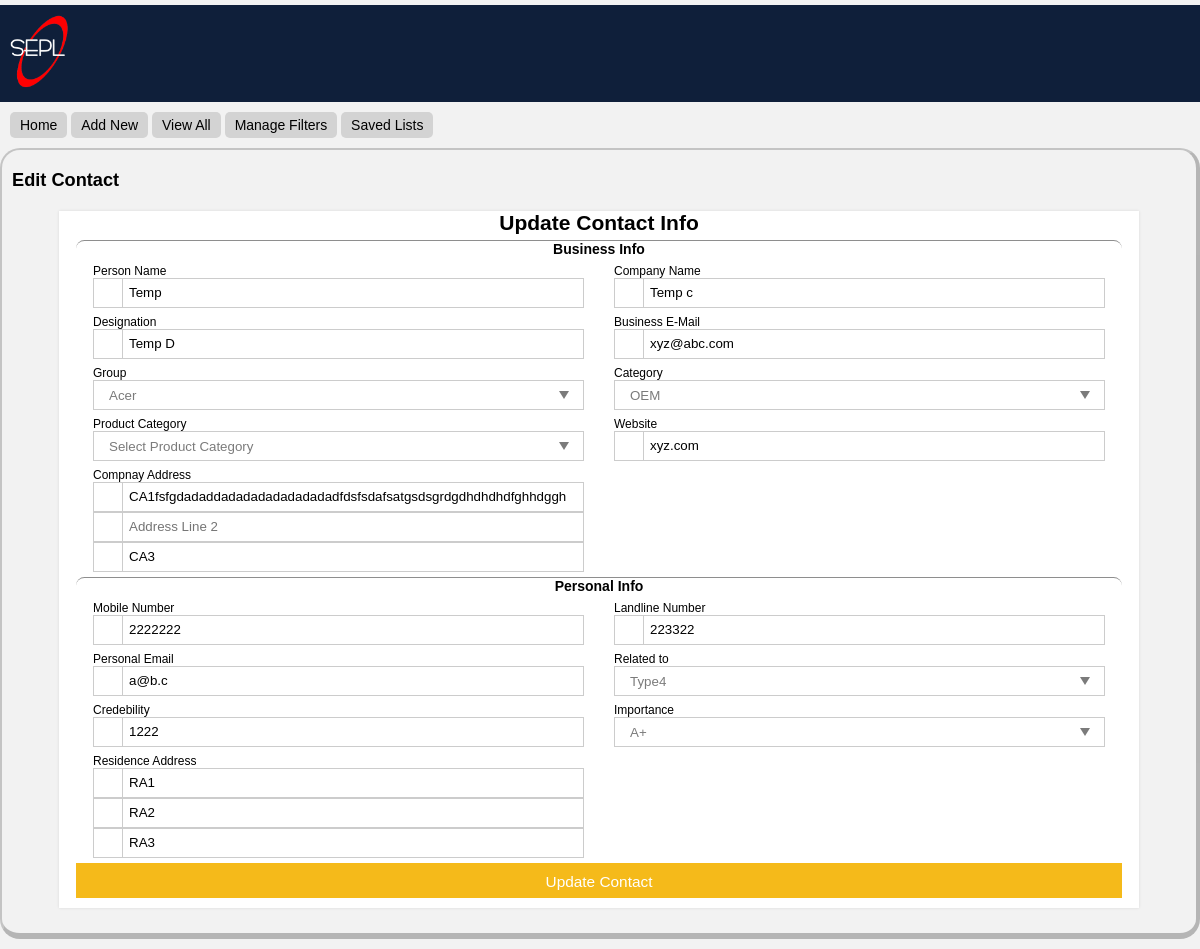
The page /visiting-card/editcontact?i=32&h=eTViX34v9BgsxKnSK25QCz5hKn1ceo on the database its author committed.
### tables this page shows
CREATE TABLE `contact` (
  `id` int(11) NOT NULL,
  `hash` varchar(255) NOT NULL,
  `person_name` varchar(255) NOT NULL DEFAULT '',
  `company_name` varchar(255) NOT NULL DEFAULT '',
  `designation` varchar(255) NOT NULL DEFAULT '',
  `company_address_1` varchar(255) NOT NULL DEFAULT '',
  `company_address_2` varchar(255) NOT NULL DEFAULT '',
  `company_address_3` varchar(255) NOT NULL DEFAULT '',
  `business_email` varchar(255) NOT NULL DEFAULT '',
  `personal_email` varchar(255) NOT NULL DEFAULT '',
  `mobile_no` varchar(100) NOT NULL DEFAULT '',
  `landline_no` varchar(100) NOT NULL DEFAULT '',
  `website` varchar(255) NOT NULL DEFAULT '',
  `residence_address_1` varchar(1000) NOT NULL DEFAULT '',
  `residence_address_2` varchar(255) NOT NULL DEFAULT '',
  `residence_address_3` varchar(255) NOT NULL DEFAULT '',
  `related_to` varchar(255) NOT NULL DEFAULT '',
  `product_type` varchar(255) NOT NULL DEFAULT '',
  `importance` varchar(255) NOT NULL DEFAULT '',
  `group_type` varchar(255) NOT NULL DEFAULT '',
  `category` varchar(255) NOT NULL DEFAULT '',
  `cr_limit` varchar(255) NOT NULL DEFAULT '',
  `created_on` datetime DEFAULT NULL
);

### editcontact.php (the view, shortened to what this page needs)
<?php
    include "include/config.php";
    if(isset($_GET['h']) && $_GET['h'] != "" && isset($_GET['i']) && $_GET['i'] != "")
    {
      $cid = $_GET['i'];
      $chash = $_GET['h'];
      $sqlgetcontact = "select * from contact where id = ".$cid." AND hash = '".$chash."'";
      $rowgetcontact = mysqli_query($con, $sqlgetcontact);
      if (mysqli_num_rows($rowgetcontact) > 0)
      {
        $resgetcontact = mysqli_fetch_array($rowgetcontact);
?>
<!DOCTYPE html>
<html>
<head>
  <?php include "include/headsection.php"; ?>
</head>
<body>
  <?php include "include/header.php"; ?>
  <?php include "include/navbar.php"; ?>
    <section class="body-section-main">
      <div class="section-wrapper">
        <div class="section-heading">Edit Contact</div>
        <div class="section-content">
           <div class="form_wrapper">
      <div class="form_container">
        <div class="title_container">
          <h2> Update Contact Info</h2>
        </div>
        <div class="row clearfix">
          <div class="">
            <form method="post" id="edit-contact-form">
              <div class="sub_heading_container">
                Business Info
              </div>
              <div class="row clearfix">
                <div class="col_half">
                  <label class="form-label" for="person-name">Person Name</label>
                  <div class="input_field"> <span><i aria-hidden="true" class="fa fa-user"></i></span>
                    <input type="text" id="person-name" name="person-name" placeholder="Person Name" maxlength="254"  value="<?php echo $resgetcontact['person_name']; ?>" />
                  </div>
                </div>
                <div class="col_half">
                  <label class="form-label" for="company-name">Company Name</label>
                  <div class="input_field"> <span><i class="fa-solid fa-building"></i></span>
                    <input type="text" id="company-name" name="company-name" placeholder="Company Name" maxlength="254" value="<?php echo $resgetcontact['company_name']; ?>"  />
                  </div>
                </div>
              </div>
              <div class="row clearfix">
                <div class="col_half">
                  <label class="designation" for="company-name">Designation</label>
                  <div class="input_field"> <span><i class="fa fa-level-up" aria-hidden="true"></i></span>
                    <input type="text" id="designation" name="designation" placeholder="Designation" maxlength="254" value="<?php echo $resgetcontact['designation']; ?>" />
                  </div>
                </div>
                <div class="col_half">
                  <label class="form-label" for="business-email">Business E-Mail</label>
                  <div class="input_field"> <span><i class="fa-solid fa-envelope"></i></span>
                    <input type="text" id="business-email" name="business-email" placeholder="Business Email" maxlength="254" value="<?php echo $resgetcontact['business_email']; ?>"/>
                  </div>
                </div>
              </div>
              <div class="row clearfix">
                <div class="col_half">
                  <label class="form-label" for="cr-limit">Group</label>
                  <div class="input_field"> <span><i class="fa-solid fa-maximize"></i></span>
                    <div class="input_field select_option">
                    <select id="group" name="group">
                      <?php
                          $sqlgetgrouptype = "select * from group_type";
                          $rowgetgrouptype = mysqli_query($con, $sqlgetgrouptype);
                          if (mysqli_num_rows($rowgetgrouptype) > 0)
                          {
                            $i = 0;
                            while ($i <= ($resgetgrouptype = mysqli_fetch_array($rowgetgrouptype)))
                            {
                              if($resgetcontact['group_type'] == $resgetgrouptype['id'])
                              {
                                $groupselected = "selected";
                              }
                              else
                              {
                                $groupselected = "";
                              }
                          ?>
                                  <option value="<?php echo $resgetgrouptype["id"]; ?>" <?php echo $groupselected; ?> > <?php echo $resgetgrouptype["name"]; ?></option>
                          <?php
                                $i++;
                              }
                            }
                          ?>
                    </select>
                    </div>
                  </div>
                </div>
                <div class="col_half">
                  <label class="form-label" for="category">Category</label>
                  <div class="input_field"> <span><i aria-hidden="true" class="fa fa-user"></i></span>
                    <div class="input_field select_option">
                    <select id="category" name="category">
                      <?php
                          $sqlgetcategorytype = "select * from category_type";
                          $rowgetcategorytype = mysqli_query($con, $sqlgetcategorytype);
                          if (mysqli_num_rows($rowgetcategorytype) > 0)
                          {
                            $i = 0;
                            while ($i <= ($resgetcategorytype = mysqli_fetch_array($rowgetcategorytype)))
                            {
                              if($resgetcontact['category'] == $resgetcategorytype['id'])
                              {
                                $categoryselected = "selected";
                              }
                              else
                              {
                                $categoryselected = "";
                              }
                          ?>
                                  <option value="<?php echo $resgetcategorytype["id"]; ?>" <?php echo $categoryselected; ?> > <?php echo $resgetcategorytype["name"]; ?></option>
                          <?php
                                $i++;
                              }
                            }
                          ?>
                    </select>
                  </div>
                  </div>
                </div>
              </div>
              <div class="row clearfix">
                <div class="col_half">
                  <label class="form-label" for="category">Product Category</label>
                  <div class="input_field"> <span><i aria-hidden="true" class="fa fa-user"></i></span>
                    <div class="input_field select_option">
                    <select id="product-type" name="product-type">
                      <option value="0">Select Product Category</option>
                    </select>
                  </div>
                  </div>
                </div>
                <div class="col_half">
                  <label class="form-label" for="website">Website</label>
                  <div class="input_field"> <span><i class="fa-solid fa-globe"></i></span>
                    <input type="text" id="website" name="website" placeholder="Website" maxlength="254" value="<?php echo $resgetcontact['website']; ?>"/>
                  </div>
                </div>
              </div>
              <div class="row clearfix">
                <div class="col_half">
                  <label class="form-label" for="company-address">Compnay Address</label>
                  <div class="input_field"> <span><i class="fa-solid fa-address-book"></i></span>
                    <input type="text" id="company-address-1" name="company-address-1" placeholder="Address Line 1" maxlength="254" value="<?php echo $resgetcontact['company_address_1']; ?>"/>
                  </div>
                  <div class="input_field"> <span><i class="fa-solid fa-address-book"></i></span>
                    <input type="text" id="company-address-2" name="company-address-2" placeholder="Address Line 2" maxlength="254" value="<?php echo $resgetcontact['company_address_2']; ?>"/>
                  </div>
                  <div class="input_field"> <span><i class="fa-solid fa-address-book"></i></span>
                    <input type="text" id="company-address-3" name="company-address-3" placeholder="Address Line 3" maxlength="254" value="<?php echo $resgetcontact['company_address_3']; ?>"/>
                  </div>
                </div>
              </div>
              <div class="sub_heading_container">
                Personal Info
              </div>
              <div class="row clearfix">
                <div class="col_half">
                  <label class="form-label" for="mobile-no">Mobile Number</label>
                  <div class="input_field"> <span><i class="fa-solid fa-mobile-retro"></i></span>
                    <input type="text" id="mobile-no" name="mobile-no" placeholder="Mobile Number" maxlength="99" value="<?php echo $resgetcontact['mobile_no']; ?>"/>
                  </div>
                </div>
                <div class="col_half">
                  <label class="form-label" for="landline-no">Landline Number</label>
                  <div class="input_field"> <span><i class="fa-solid fa-phone"></i></span>
                    <input type="text" id="landline-no" name="landline-no" placeholder="LandLine Number" maxlength="99" value="<?php echo $resgetcontact['landline_no']; ?>"/>
                  </div>
                </div>
              </div>
              <div class="row clearfix">
                <div class="col_half">
                  <label class="form-label" for="personal-email">Personal Email</label>
                  <div class="input_field"> <span><i class="fa-solid fa-envelope"></i></span>
                    <input type="text" id="personal-email" name="personal-email" placeholder="Personal Email" maxlength="254" value="<?php echo $resgetcontact['personal_email']; ?>" />
                  </div>
                </div>
                <div class="col_half">
                  <label class="form-label" for="cr-limit">Related to</label>
                  <div class="input_field"> <span><i class="fa-solid fa-maximize"></i></span>
                    <div class="input_field select_option">
                    <select id="related-to" name="related-to">
                      <?php
                          $sqlgetrelatedto = "select * from related_to";
                          $rowgetrelatedto = mysqli_query($con, $sqlgetrelatedto);
                          if (mysqli_num_rows($rowgetrelatedto) > 0)
                          {
                            $i = 0;
                            while ($i <= ($resgetrelatedto = mysqli_fetch_array($rowgetrelatedto)))
                            {
                              if($resgetcontact['related_to'] == $resgetrelatedto['id'])
                              {
                                $relatedtoselected = "selected";
                              }
                              else
                              {
                                $relatedtoselected = "";
                              }
                          ?>
                                  <option value="<?php echo $resgetrelatedto["id"]; ?>" <?php echo $relatedtoselected; ?> > <?php echo $resgetrelatedto["name"]; ?></option>
                          <?php
                                $i++;
                              }
                            }
                          ?>
                    </select>
                    </div>
                  </div>
                </div>
              </div>
              <div class="row clearfix">
                <div class="col_half">
                  <label class="form-label" for="cr-limit">Credebility</label>
                  <div class="input_field"> <span><i class="fa-solid fa-maximize"></i></span>
                    <input type="number" id="cr-limit" name="cr-limit" placeholder="Credebility" maxlength="254" value="<?php echo $resgetcontact['cr_limit']; ?>"/>
                  </div>
                </div>
                <div class="col_half">
                  <label class="form-label" for="importance">Importance</label>
                  <div class="input_field"> <span><i aria-hidden="true" class="fa fa-user"></i></span>
                    <div class="input_field select_option">
                    <select id="importance" name="importance">
                      <?php
                          $sqlgetimportancetype = "select * from importance_type";
                          $rowgetimportancetype = mysqli_query($con, $sqlgetimportancetype);
                          if (mysqli_num_rows($rowgetimportancetype) > 0)
                          {
                            $i = 0;
                            while ($i <= ($resgetimportancetype = mysqli_fetch_array($rowgetimportancetype)))
                            {
                              if($resgetcontact['importance'] == $resgetimportancetype['id'])
                              {
                                $importanceselected = "selected";
                              }
                              else
                              {
                                $importanceselected = "";
                              }
                          ?>
                                  <option value="<?php echo $resgetimportancetype["id"]; ?>" <?php echo $importanceselected; ?> > <?php echo $resgetimportancetype["name"]; ?></option>
                          <?php
                                $i++;
                              }
                            }
                          ?>
                    </select>
                  </div>
                  </div>
                </div>
              </div>
              <div class="row clearfix">
                <div class="col_half">
                  <label class="form-label" for="residence-address">Residence Address</label>
                  <div class="input_field"> <span><i aria-hidden="true" class="fa fa-envelope"></i></span>
                    <input type="text" id="residence-address-1" name="residence-address-1" placeholder="Address Line 1" maxlength="254" value="<?php echo $resgetcontact['residence_address_1']; ?>" />
                  </div>
                  <div class="input_field"> <span><i aria-hidden="true" class="fa fa-envelope"></i></span>
                    <input type="text" id="residence-address-2" name="residence-address-2" placeholder="Address Line 2" maxlength="254" value="<?php echo $resgetcontact['residence_address_2']; ?>" />
                  </div>
                  <div class="input_field"> <span><i aria-hidden="true" class="fa fa-envelope"></i></span>
                    <input type="text" id="residence-address-3" name="residence-address-3" placeholder="Address Line 3" maxlength="254" value="<?php echo $resgetcontact['residence_address_3']; ?>" />
                  </div>
                </div>
              </div>
              <input class="button" id="edit-contact-form-submit" name="edit-contact-form-submit" type="submit" value="Update Contact" />
            </form>
          </div>
        </div>
      </div>
    </div>
        </div>
      </div>
    </section>
</body>
</html>
<?php
    }
    else
    {
      header("location:".getDomain()."/viewall".getPageExt());
    }
  }
  else
  {
    header("location:".getDomain()."/viewall".getPageExt());
  }
?>

### rows shown on the page
contact: person-name "Temp", company-name "Temp c", designation "Temp D", business-email "xyz@abc.com", website "xyz.com", company-address-1 "CA1fsfgdadaddadadadadadadadadfdsfsdafsatgsdsgrdgdhdhdhdfghhdggh", company-address-3 "CA3", mobile-no "2222222", landline-no "223322", personal-email "a@b.c", cr-limit "1222", residence-address-1 "RA1", residence-address-2 "RA2", residence-address-3 "RA3"

### other values the page prints
form field group "Acer"
form field category "OEM"
form field related-to "Type4"
form field importance "A+"
